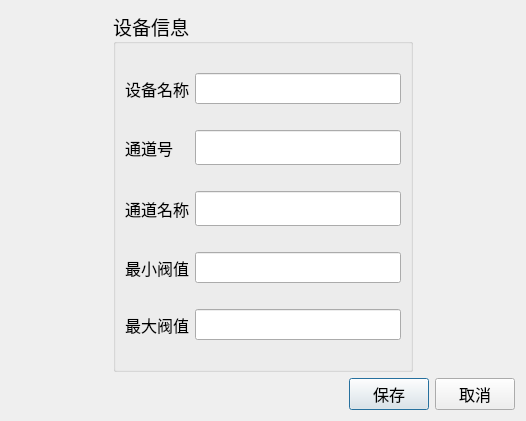
<?xml version="1.0" encoding="UTF-8"?>
<ui version="4.0">
 <class>DialogChanConfig</class>
 <widget class="QDialog" name="DialogChanConfig">
  <property name="geometry">
   <rect>
    <x>0</x>
    <y>0</y>
    <width>526</width>
    <height>421</height>
   </rect>
  </property>
  <property name="font">
   <font>
    <family>微软雅黑</family>
    <pointsize>14</pointsize>
   </font>
  </property>
  <property name="windowTitle">
   <string>通道配置</string>
  </property>
  <layout class="QVBoxLayout" name="verticalLayout">
   <item>
    <layout class="QHBoxLayout" name="horizontalLayout_2">
     <item>
      <spacer name="horizontalSpacer_2">
       <property name="orientation">
        <enum>Qt::Horizontal</enum>
       </property>
       <property name="sizeHint" stdset="0">
        <size>
         <width>40</width>
         <height>20</height>
        </size>
       </property>
      </spacer>
     </item>
     <item>
      <widget class="QGroupBox" name="groupBox">
       <property name="sizePolicy">
        <sizepolicy hsizetype="Expanding" vsizetype="Expanding">
         <horstretch>0</horstretch>
         <verstretch>0</verstretch>
        </sizepolicy>
       </property>
       <property name="minimumSize">
        <size>
         <width>300</width>
         <height>150</height>
        </size>
       </property>
       <property name="title">
        <string>设备信息</string>
       </property>
       <layout class="QGridLayout" name="gridLayout">
        <item row="7" column="0">
         <widget class="QLabel" name="label_3">
          <property name="font">
           <font>
            <family>微软雅黑</family>
            <pointsize>12</pointsize>
           </font>
          </property>
          <property name="text">
           <string>最大阀值</string>
          </property>
         </widget>
        </item>
        <item row="1" column="1">
         <widget class="QLineEdit" name="edtDevName">
          <property name="minimumSize">
           <size>
            <width>0</width>
            <height>30</height>
           </size>
          </property>
          <property name="font">
           <font>
            <family>微软雅黑</family>
            <pointsize>12</pointsize>
           </font>
          </property>
          <property name="text">
           <string/>
          </property>
         </widget>
        </item>
        <item row="7" column="1">
         <widget class="QLineEdit" name="edtMaxValue">
          <property name="minimumSize">
           <size>
            <width>0</width>
            <height>30</height>
           </size>
          </property>
          <property name="font">
           <font>
            <family>微软雅黑</family>
            <pointsize>12</pointsize>
           </font>
          </property>
          <property name="text">
           <string/>
          </property>
         </widget>
        </item>
        <item row="4" column="1">
         <widget class="QLineEdit" name="edtMinValue">
          <property name="minimumSize">
           <size>
            <width>0</width>
            <height>30</height>
           </size>
          </property>
          <property name="font">
           <font>
            <family>微软雅黑</family>
            <pointsize>12</pointsize>
           </font>
          </property>
          <property name="text">
           <string/>
          </property>
         </widget>
        </item>
        <item row="1" column="0">
         <widget class="QLabel" name="label_2">
          <property name="font">
           <font>
            <family>微软雅黑</family>
            <pointsize>12</pointsize>
           </font>
          </property>
          <property name="text">
           <string>设备名称</string>
          </property>
         </widget>
        </item>
        <item row="4" column="0">
         <widget class="QLabel" name="label_4">
          <property name="font">
           <font>
            <family>微软雅黑</family>
            <pointsize>12</pointsize>
           </font>
          </property>
          <property name="text">
           <string>最小阀值</string>
          </property>
         </widget>
        </item>
        <item row="2" column="1">
         <widget class="QLineEdit" name="edtChan">
          <property name="minimumSize">
           <size>
            <width>0</width>
            <height>30</height>
           </size>
          </property>
          <property name="font">
           <font>
            <family>微软雅黑</family>
            <pointsize>14</pointsize>
           </font>
          </property>
          <property name="text">
           <string/>
          </property>
         </widget>
        </item>
        <item row="2" column="0">
         <widget class="QLabel" name="label">
          <property name="font">
           <font>
            <family>微软雅黑</family>
            <pointsize>12</pointsize>
           </font>
          </property>
          <property name="text">
           <string>通道号</string>
          </property>
         </widget>
        </item>
        <item row="3" column="0">
         <widget class="QLabel" name="label_5">
          <property name="font">
           <font>
            <pointsize>12</pointsize>
           </font>
          </property>
          <property name="text">
           <string>通道名称</string>
          </property>
         </widget>
        </item>
        <item row="3" column="1">
         <widget class="QLineEdit" name="edtChanName">
          <property name="font">
           <font>
            <weight>50</weight>
            <bold>false</bold>
           </font>
          </property>
         </widget>
        </item>
       </layout>
      </widget>
     </item>
     <item>
      <spacer name="horizontalSpacer_3">
       <property name="orientation">
        <enum>Qt::Horizontal</enum>
       </property>
       <property name="sizeHint" stdset="0">
        <size>
         <width>40</width>
         <height>20</height>
        </size>
       </property>
      </spacer>
     </item>
    </layout>
   </item>
   <item>
    <layout class="QHBoxLayout" name="horizontalLayout">
     <item>
      <spacer name="horizontalSpacer">
       <property name="orientation">
        <enum>Qt::Horizontal</enum>
       </property>
       <property name="sizeHint" stdset="0">
        <size>
         <width>40</width>
         <height>20</height>
        </size>
       </property>
      </spacer>
     </item>
     <item>
      <widget class="QPushButton" name="btnOK">
       <property name="minimumSize">
        <size>
         <width>0</width>
         <height>30</height>
        </size>
       </property>
       <property name="font">
        <font>
         <pointsize>12</pointsize>
        </font>
       </property>
       <property name="text">
        <string>保存</string>
       </property>
      </widget>
     </item>
     <item>
      <widget class="QPushButton" name="pushButton_2">
       <property name="minimumSize">
        <size>
         <width>0</width>
         <height>30</height>
        </size>
       </property>
       <property name="font">
        <font>
         <pointsize>12</pointsize>
        </font>
       </property>
       <property name="text">
        <string>取消</string>
       </property>
      </widget>
     </item>
    </layout>
   </item>
  </layout>
 </widget>
 <resources/>
 <connections/>
</ui>
